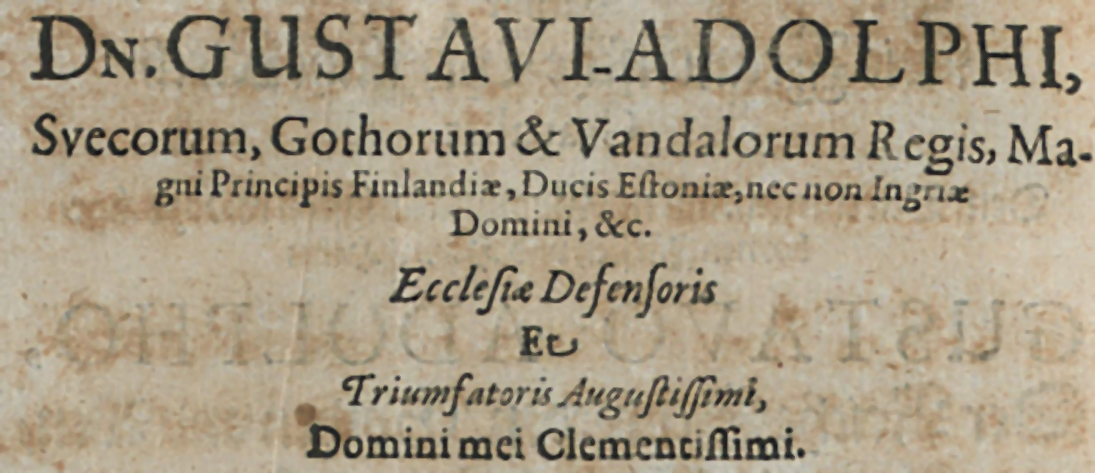
#> input picture Task_3/contrast.jpg, 1095 x 473 px
$ python Main.py
#> lines starting #> are read from the running program, lines starting #| are printed output that depends on the picture; after the words box and inside, x2 and y2 are one past the last pixel; in counts of white or black regions, pixels touching at a corner belong together
### Task_3/Task3/Otsus.py
import numpy as np
#
# NO MORE MODULES ALLOWED
#

#input -  	[2-D image]
#output -  	[2-D image]
#Implement Otsus thresholding
def otsu(image):
    histogram = np.histogram(image, bins=256,range = [0,256])[0]
    npixels = image.shape[0]*image.shape[1] + 0.0
    p0 = 0.0
    m0 = 0.0
    wtotal = 0.0
    for i in range(0, 256):
        wtotal = wtotal + i * (histogram[i].item()/npixels)
    maximum = (0, -1)
    for i in range(0, 256):
        p0 = p0 + histogram[i].item()/npixels
        p1 = 1 - p0
        if p0 == 0 or p1 == 0:
            continue
        m0 = m0 + i * (histogram[i].item()/npixels)
        m1 = wtotal - m0
        sigma = p0*p1*(((m1/p1)-(m0/p0))**2)

        if sigma > maximum[0]:
            maximum = (sigma, i)

    nimg = image.copy()
    for r in range(0, len(image)):
        for v in range(0, len(image[0])):
            if image[r][v] > maximum[1]:
                nimg[r][v] = 255
            else:
                nimg[r][v] = 0

    return nimg

### Task3/CannyEdgeDetector.py
import numpy as np
import pylab as plt
from scipy.ndimage import convolve
#
# NO MORE MODULES ALLOWED
#

# todo - implement a gaussian filter
# input:	img_in - input image 	[2-D image]
#	  	ksize - kernel size	[integer]
#		sigma - sigma		[float]
# return: gaussian fitlered image	[2-D image]
def gaussFilter(img_in,ksize,sigma):
    return 0

# todo - implement sobel filtering
# input:	img_in - input image					[2-D image]
# return: 	gx,gy - sobel filtered images in x- and y-direction 	[2-D image,2-D image]
def sobel(img_in):
    return 0,0

# todo - calculate gradient magnitude and direction images
# input:	gx,gy			[2-D image,2-D image]
# return: 	gradient,direction 	[2-D image,2-D image]
def gradientAndDirection(gx,gy):
    return 0,0

# todo - calculate maximum suppression
# input:	g,theta		[2-D image,2-D image]
# return: 	max_sup		[2-D image]
def maxSuppress(g, theta):
    return 0

# todo - calculate hysteris thresholding
# input:	g		[2-D image]
#		t_low,t_high	[integer,integer]
# return: 	hysteris	[2-D image]
def hysteris(max_sup, t_low, t_high):
    return 0

def canny(img):
    #gaussian
    gauss = gaussFilter(img,5 ,2)

    #sobel
    gx,gy = sobel(gauss)

    #plotting
    plt.subplot(1,2,1)
    plt.imshow(gx, 'gray')
    plt.title('gx')
    plt.colorbar()
    plt.subplot(1,2,2)
    plt.imshow(gy, 'gray')
    plt.title('gy')
    plt.colorbar()
    plt.show()

    #gradient directions
    g, theta = gradientAndDirection(gx, gy)

    #plotting
    plt.subplot(1,2,1)
    plt.imshow(g, 'gray')
    plt.title('gradient magnitude')
    plt.colorbar()
    plt.subplot(1,2,2)
    plt.imshow(theta)
    plt.title('theta')
    plt.colorbar()
    plt.show()
    #maximum suppression
    maxS_img = maxSuppress(g,theta)

    #plotting
    plt.imshow(maxS_img, 'gray')
    plt.show()

    result = hysteris(maxS_img, 50, 75)

    return result

### Task_3/Main.py
'''
Created on 25.11.2017

@author: Daniel
'''
import cv2
import pylab as plt
from Task3.Otsus import otsu
from Task3.CannyEdgeDetector import canny

img = cv2.imread('contrast.jpg', cv2.IMREAD_GRAYSCALE)
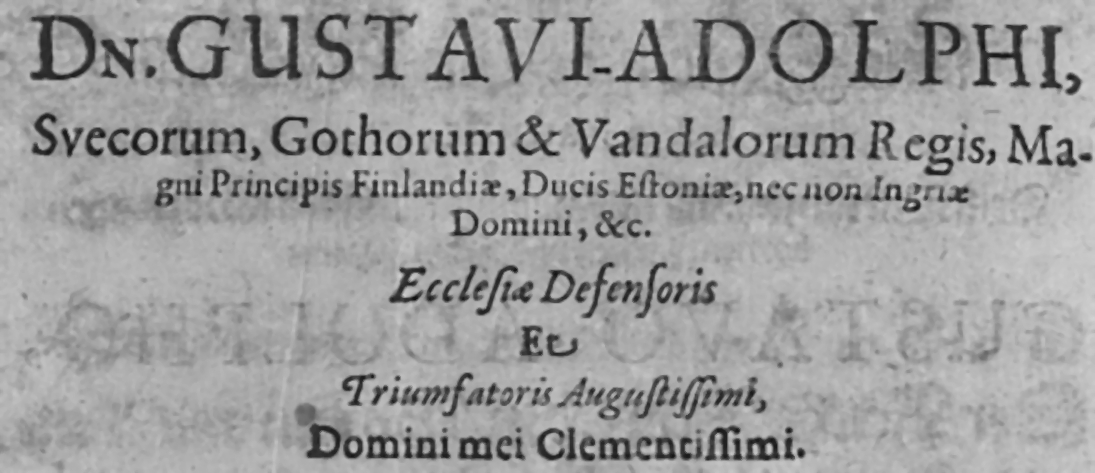
#> img: shape (473, 1095); min 17, max 210, mean 156.9

res = otsu(img)
#> in otsu, `histogram = np.histogram(image, bins=256,range = [0,256])[0]`: histogram = 256 values, max 16567 at index 174, min 0 at index 0, mean 2023.2
#> the loop in otsu, `for i in range(0, 256):` made 256 passes
#> wtotal on passes 1 to 3: 0, 0, 0
#> after the loop in otsu, `for i in range(0, 256):`: wtotal = 156.9
#> the loop in otsu, `for i in range(0, 256):` made 256 passes
#> (p0, p1, m0, m1, sigma, maximum) on passes 18 to 29: (1.35e-05, 1, 0.00023, 156.9, 0.264, (0.264, 17)), (2.12e-05, 1, 0.000369, 156.9, 0.413, (0.413, 18)), (2.7e-05, 1, 0.000479, 156.9, 0.523, (0.523, 19)), (5.41e-05, 1, 0.00102, 156.9, 1.03, (1.03, 20)), (0.0001, 1, 0.00199, 156.9, 1.88, (1.88, 21)), (0.000145, 1, 0.00297, 156.9, 2.69, (2.69, 22)), (0.000185, 1, 0.0039, 156.9, 3.42, (3.42, 23)), (0.000268, 1, 0.00589, 156.8, 4.88, (4.88, 24)), (0.000344, 1, 0.00778, 156.8, 6.19, (6.19, 25)), (0.000465, 1, 0.0109, 156.8, 8.28, (8.28, 26)), (0.000624, 0.999, 0.0152, 156.8, 10.95, (10.95, 27)), (0.000805, 0.999, 0.0203, 156.8, 13.96, (13.96, 28))
#> (p0, p1) on passes 1 to 6: (0, 1), (0, 1), (0, 1), (0, 1), (0, 1), (0, 1)
#> after the loop in otsu, `for i in range(0, 256):`: maximum = (969.1, 120); p0 = 1
#> after the loop in otsu, `for r in range(0, len(image)):`:
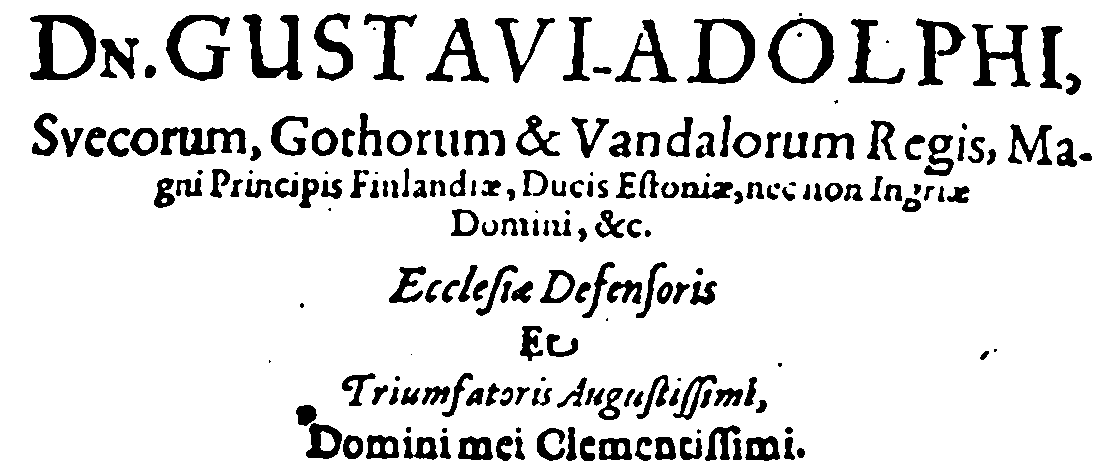
#> nimg: shape (473, 1095); 87.9% white; 206 black regions (23 under 20 px), largest, box (x1, y1, x2, y2) and area: (30, 15, 96, 80) 1963, (687, 18, 755, 84) 1648, (243, 14, 303, 80) 1642

plt.subplot(1,2,1); plt.imshow(img,'gray')
plt.title('Original')
plt.subplot(1,2,2);
plt.imshow(res,'gray')
plt.title('Otsu\'s - Threshold = 137')
plt.show()
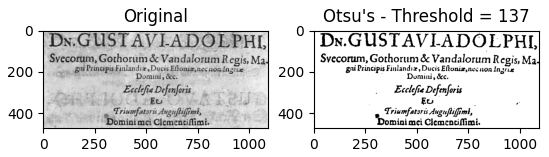
#> figure drawn by matplotlib, 2 panels

img = cv2.imread('contrast.jpg', cv2.IMREAD_GRAYSCALE)

result = canny(img)
#> in canny, `gauss = gaussFilter(img,5 ,2)`: gauss = 0
#> (the run stopped early here; a loop or call above may not have finished)
